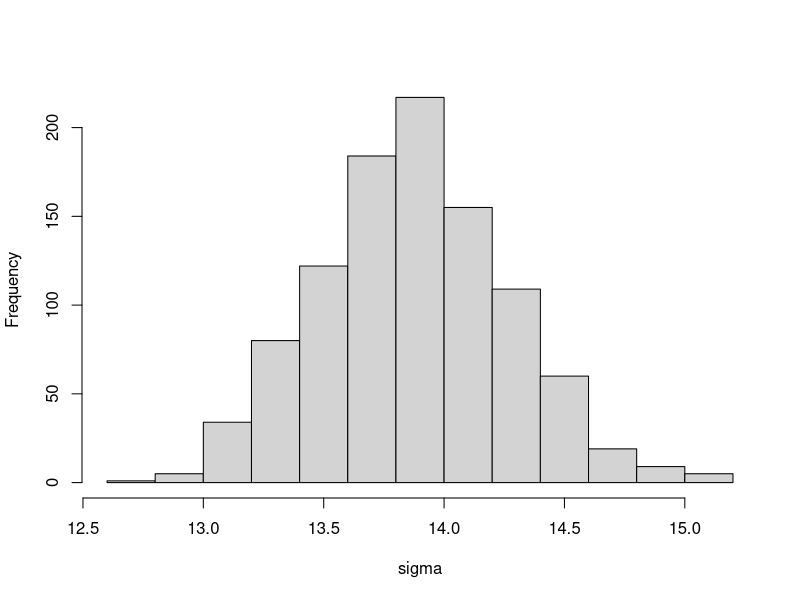
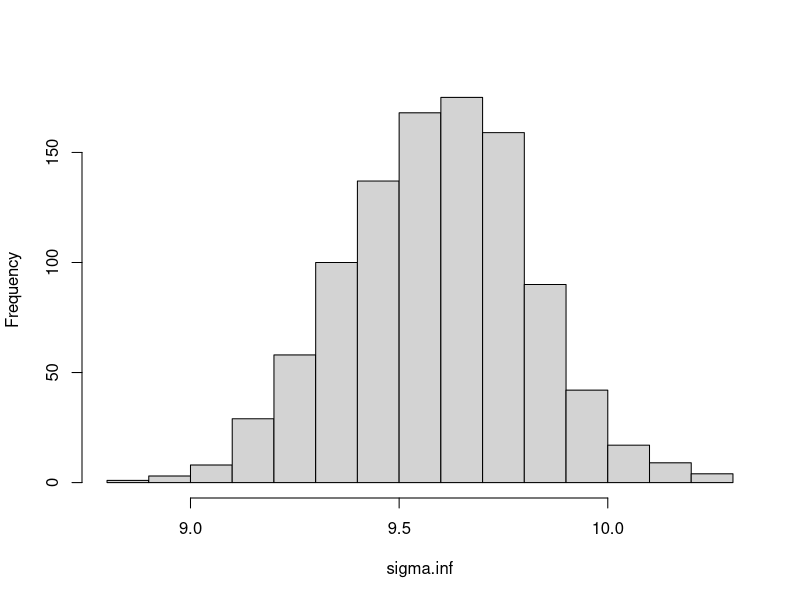

Source code (R) for these figures, in order:
# Point spread example.  Data are in file called
# footballscores in LearnBayes.
# We assume that the difference between observed game outcome and
# point spread is N(0, sigma^2).  We consider two different priors
# for sigma^2.

library(LearnBayes)
data(footballscores)
attach(footballscores)

#  How many observations?  How many variables?
dim(footballscores)
footballscores[1:10,]

#  Compute outcome and difference between outcome and spread.
outcome = favorite - underdog
d = outcome - spread
n = length(d)
v = sum(d^2)
ssqr = v / n

# Use first a non-informative distribution for sigma^2.
precision = rchisq(1000, n) / v
sigma = 1 / sqrt(precision)
hist(sigma, main="")

# Now use an inverted chi^2 prior with sigma^2_0 = 10 and
# nu_0 = 300.

nu.zero = 300
sigmasq.zero = 10
nu.n = nu.zero + n
sigmasq.n = (n*v + nu.zero*sigmasq.zero) / nu.n
prec.inf = rchisq(1000, nu.n) / sigmasq.n
sigma.inf = 1 / sqrt(prec.inf)
hist(sigma.inf, main="")
summary(sigma)
summary(sigma.inf)
quantile(sigma, probs=c(0.025, 0.5, 0.975))
quantile(sigma.inf, probs=c(0.025, 0.5, 0.975))

#  Write a function to compute the posterior median and
#  the 95% credible set for sigma, for different values of
#  of the prior scale and the prior degrees of freedom. 
#  The function can be used to do sensitivity analysis.

sigma.post = function(nu.zero, sigmasq.zero)
  {
    nu.n = nu.zero + n
    sigmasq.n = (n*v + nu.zero*sigmasq.zero) / nu.n
    prec.inf = rchisq(1000, nu.n) / sigmasq.n
    sigma.inf = 1 / sqrt(prec.inf)
    quantile(sigma.inf, probs=c(0.025, 0.5, 0.975))
    post = quantile(sigma.inf, probs=c(0.025, 0.5, 0.975))
    return(post)
  }

nu.zero = 500; sigmasq.zero = 10
sigma.post(nu.zero, sigmasq.zero)


  
